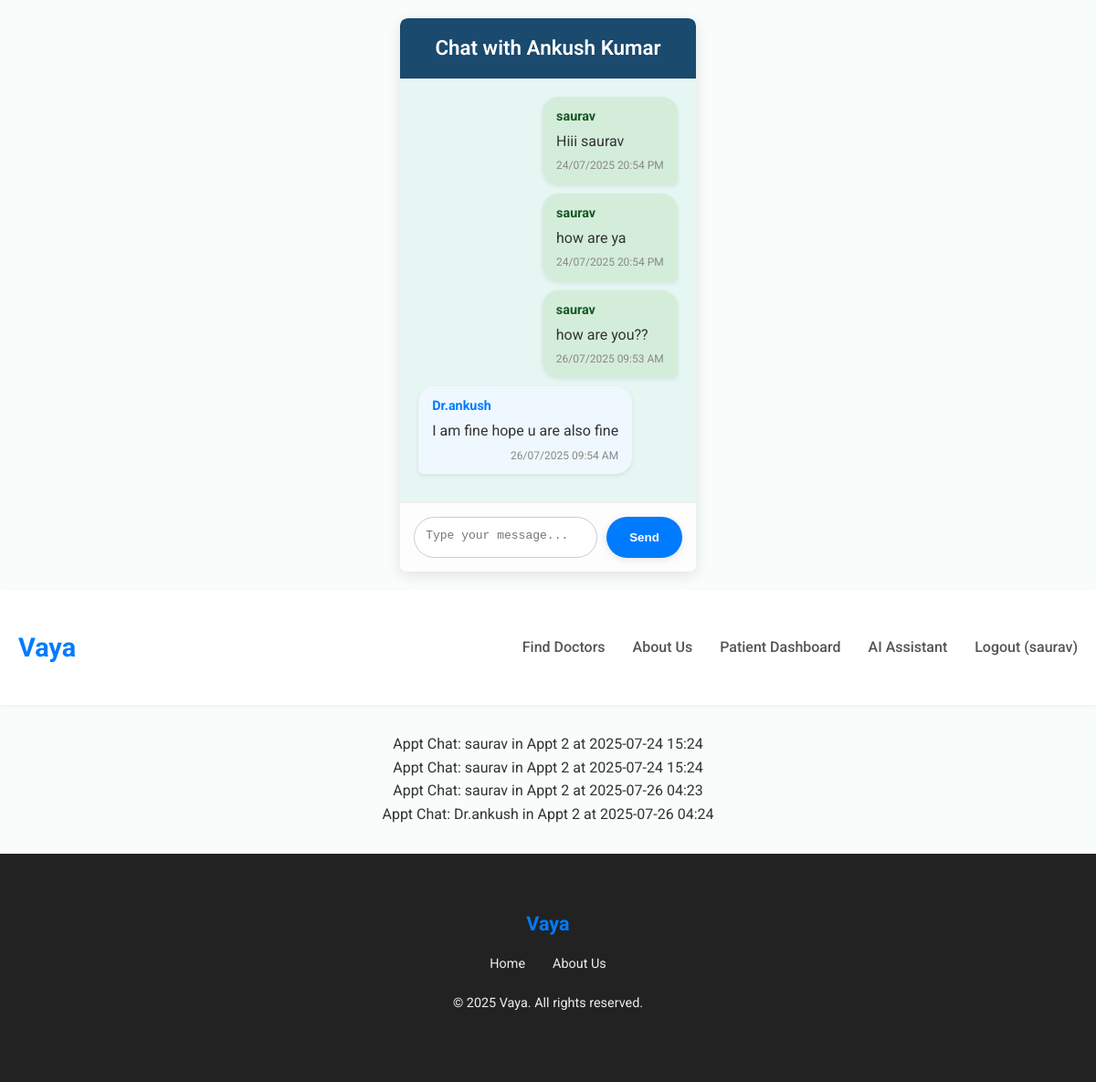
Screenshot of /chat/appointment/2/ (signed in) with the database file from the repository.
### doctors/models.py (models this page shows, shortened)
class Doctor(models.Model):
    user = models.OneToOneField(CustomUser, on_delete=models.SET_NULL, null=True, blank=True, related_name='doctor_login_profile')
    full_name = models.CharField(max_length=200)
    specialties = models.ManyToManyField(Specialty, blank=True, related_name='doctors')
    clinic_name = models.CharField(max_length=200)
    clinic_address = models.TextField()
    contact_phone = models.CharField(max_length=15, unique=True)
    contact_email = models.EmailField(unique=True, blank=True, null=True)
    qualifications = models.TextField(blank=True, null=True)
    is_approved = models.BooleanField(default=False)
    created_at = models.DateTimeField(auto_now_add=True)
    working_days = models.CharField(
        max_length=100,
        blank=True,
        null=True,
        help_text="E.g., Mon-Fri, Mon,Wed,Fri, or All Weekends"
    )
    start_time = models.TimeField(blank=True, null=True)
    end_time = models.TimeField(blank=True, null=True)
    class Meta:
        ordering = ['full_name']

class Appointment(models.Model):
    patient = models.ForeignKey(CustomUser, on_delete=models.CASCADE, related_name='patient_appointments')
    doctor = models.ForeignKey(Doctor, on_delete=models.CASCADE, related_name='doctor_appointments')
    appointment_slot = models.ForeignKey(DoctorSlot, on_delete=models.SET_NULL, null=True, blank=True, related_name='booked_appointments')
    appointment_date = models.DateField()
    appointment_time = models.TimeField()
    STATUS_CHOICES = [
        ('pending', 'Pending'),
        ('confirmed', 'Confirmed'),
        ('completed', 'Completed'),
        ('cancelled', 'Cancelled'),
    ]
    status = models.CharField(max_length=10, choices=STATUS_CHOICES, default='pending')
    APPOINTMENT_TYPE_CHOICES = [
        ('unpaid', 'Unpaid'),
        ('paid', 'Paid (Coming Soon!)'),
    ]
    appointment_type = models.CharField(max_length=10, choices=APPOINTMENT_TYPE_CHOICES, default='unpaid')
    reason = models.TextField(blank=True, null=True)
    created_at = models.DateTimeField(auto_now_add=True)
    class Meta:
        ordering = ['appointment_date', 'appointment_time']
        unique_together = ('doctor', 'appointment_date', 'appointment_time') # Keep this for now

### chat/models.py (models this page shows)
class Message(models.Model):
    sender = models.ForeignKey(settings.AUTH_USER_MODEL, on_delete=models.CASCADE, related_name='sent_messages')
    appointment = models.ForeignKey(Appointment, on_delete=models.CASCADE, related_name='messages', null=True, blank=True)
    content = models.TextField()
    timestamp = models.DateTimeField(auto_now_add=True)
    ai_chat_for_user = models.ForeignKey(settings.AUTH_USER_MODEL, on_delete=models.CASCADE, null=True, blank=True, related_name='ai_conversations')
    class Meta:
        ordering = ['timestamp']
        verbose_name = "Chat Message"
        verbose_name_plural = "Chat Messages"
    def __str__(self):
        if self.appointment:
            return f"Appt Chat: {self.sender.username} in Appt {self.appointment.id} at {self.timestamp.strftime('%Y-%m-%d %H:%M')}"
        elif self.ai_chat_for_user:
            return f"AI Chat: {self.sender.username} to {self.ai_chat_for_user.username} at {self.timestamp.strftime('%Y-%m-%d %H:%M')}"
        return f"Message from {self.sender.username} at {self.timestamp.strftime('%Y-%m-%d %H:%M')}"

### users/models.py (models this page shows, shortened)
class CustomUser(AbstractUser):
    phone_number = models.CharField(max_length=15, unique=True, blank=True, null=True)
    date_of_birth = models.DateField(blank=True, null=True)
    GENDER_CHOICES = [
        ('M', 'Male'),
        ('F', 'Female'),
        ('O', 'Other'),
        ('P', 'Prefer not to say'),
    ]
    gender = models.CharField(max_length=1, choices=GENDER_CHOICES, blank=True, null=True)
    groups = models.ManyToManyField(
        "auth.Group",
        verbose_name="groups",
        blank=True,
        help_text="The groups this user belongs to. A user will get all permissions granted to each of their groups.",
        related_name="customuser_set",
        related_query_name="customuser",
    )
    user_permissions = models.ManyToManyField(
        "auth.Permission",
        verbose_name="user permissions",
        blank=True,
        help_text="Specific permissions for this user.",
        related_name="customuser_set",
        related_query_name="customuser",
    )

### chat/views.py (the view)
# urls.py: path('appointment/<int:appointment_id>/', views.chat_room, name='chat_room'),
@login_required
def chat_room(request, appointment_id):
    appointment = get_object_or_404(Appointment, id=appointment_id) #
    if not (request.user == appointment.patient or (appointment.doctor and request.user == appointment.doctor.user)):
        return render(request, 'unauthorized.html', {'message': 'You are not authorized to view this chat.'})
    messages = Message.objects.filter(appointment=appointment).order_by('timestamp').select_related('sender')
    other_user = None
    if request.user == appointment.patient:
        other_user = appointment.doctor.full_name if appointment.doctor else "Unknown Doctor"
    elif appointment.doctor and request.user == appointment.doctor.user:
        other_user = appointment.patient.username
    context = {
        'appointment': appointment,
        'other_user': other_user,
        'messages': messages, # Pass the message history to the template
    }
    return render(request, 'chat/chat_room.html', context)

### templates/chat/chat_room.html (shortened to what this page needs)
{% extends 'base.html' %}
{% block extra_head %}
<div class="chat-container">
    <div class="chat-header">
        Chat with {% if other_user %}{{ other_user }}{% else %}Unknown User{% endif %}
    </div>
    <div class="chat-messages" id="chat-log">
        {% for message in messages %}
            <div class="message {% if message.sender == request.user %}sent{% else %}received{% endif %}">
                <div class="message-sender">{{ message.sender.username }}</div>
                <div class="message-content">{{ message.content }}</div>
                <div class="message-timestamp">
                    {{ message.timestamp|date:"d/m/Y H:i A" }}
                </div>
            </div>
        {% endfor %}
    </div>
    <div class="chat-input">
        <textarea id="chat-message-input" placeholder="Type your message..." rows="1"></textarea>
        <button id="chat-message-submit">Send</button>
    </div>
</div>
{% endblock %}

### templates/base.html (shortened to what this page needs)
<!DOCTYPE html>
<html lang="en">
<head>
    {% block extra_head %}{% endblock %}
</head>
<body>
    <header>
        <div class="container navbar">
            <a href="{% url 'landing_page' %}" class="logo">Vaya</a>
            <nav>
                <ul class="nav-links">
                    {% if not user.is_authenticated or not user.doctor_login_profile.is_approved %}
                        <li><a href="{% url 'doctor_list' %}">Find Doctors</a></li>
                    {% endif %}
                    <li><a href="{% url 'about_us' %}">About Us</a></li>
                    {% if user.is_authenticated %}
                        {% if user.doctor_login_profile and user.doctor_login_profile.is_approved %}
                            <li><a href="{% url 'doctor_dashboard' %}">Doctor Dashboard</a></li>
                        {% elif user.doctor_login_profile and not user.doctor_login_profile.is_approved %}
                            <li><a href="{% url 'landing_page' %}">Profile Pending</a></li>
                        {% else %}
                            <li><a href="{% url 'patient_dashboard' %}">Patient Dashboard</a></li>
                            <li><a href="{% url 'symptom_checker' %}">AI Assistant</a></li>
                        {% endif %}
                        <li><a href="{% url 'logout' %}">Logout ({{ user.username }})</a></li>
                    {% else %}
                        <li><a href="{% url 'register_clinic' %}">For Doctors</a></li>
                        <li><a href="{% url 'login' %}">Login</a></li>
                    {% endif %}
                </ul>
            </nav>
        </div>
    </header>
    {% if messages %}
        <ul class="messages">
            {% for message in messages %}
                <li{% if message.tags %} class="{{ message.tags }}"{% endif %}>{{ message }}</li>
            {% endfor %}
        </ul>
    {% endif %}
    <footer>
        <div class="container">
            <a href="{% url 'landing_page' %}" class="logo">Vaya</a>
            <ul class="footer-links">
                <li><a href="{% url 'landing_page' %}">Home</a></li>
                <li><a href="{% url 'about_us' %}">About Us</a></li>
            </ul>
            <p>&copy; 2025 Vaya. All rights reserved.</p>
        </div>
    </footer>
</body>
</html>

### templates/base.html (style rules this page uses)
body { margin: 0; font-family: 'Roboto', sans-serif; line-height: 1.6; color: #333; background-color: #f8fcfb; display: flex; flex-direction: column; min-height: 100vh; }
.container { max-width: 1200px; margin: 0 auto; padding: 20px; }
header { background-color: #fff; padding: 20px 0; box-shadow: 0 2px 4px rgba(0,0,0,0.05); }
.navbar { display: flex; justify-content: space-between; align-items: center; }
.logo { font-size: 1.8em; font-weight: 700; color: #007bff; text-decoration: none; }
.nav-links { list-style: none; margin: 0; padding: 0; display: flex; }
.nav-links li { margin-left: 30px; }
.nav-links a { text-decoration: none; color: #555; font-weight: 500; transition: color 0.3s ease; }
.messages { list-style: none; padding: 10px 20px; margin: 20px auto; max-width: 600px; border-radius: 5px; text-align: center; }
footer { background-color: #222; color: #eee; padding: 40px 0; text-align: center; font-size: 0.9em; margin-top: auto; }
footer .logo { color: #007bff; font-size: 1.5em; margin-bottom: 15px; display: inline-block; }
.footer-links { list-style: none; padding: 0; margin: 0 0 20px 0; display: flex; justify-content: center; flex-wrap: wrap; gap: 15px 30px; }
.footer-links a { color: #eee; text-decoration: none; transition: color 0.3s ease; }

### templates/chat/chat_room.html (style rules this page uses)
.chat-container { max-width: 800px; margin: 20px auto; background-color: #fff; border-radius: 8px; box-shadow: 0 4px 15px rgba(0,0,0,0.1); display: flex; flex-direction: column; min-height: 70vh; max-height: 85vh; overflow: hidden; }
.chat-header { background-color: #1a4a6e; color: white; padding: 15px; border-top-left-radius: 8px; border-top-right-radius: 8px; font-size: 1.4em; font-weight: 600; text-align: center; }
.chat-messages { flex-grow: 1; padding: 20px; overflow-y: auto; border-bottom: 1px solid #eee; background-color: #e6f6f2; display: flex; flex-direction: column; }
.message { margin-bottom: 10px; padding: 10px 15px; border-radius: 18px; max-width: 75%; word-wrap: break-word; box-shadow: 0 2px 5px rgba(0,0,0,0.08); }
.message.sent { background-color: #d4edda; align-self: flex-end; margin-left: auto; border-bottom-right-radius: 5px; }
.message.received { background-color: #f0f8ff; align-self: flex-start; margin-right: auto; border-bottom-left-radius: 5px; }
.message-sender { font-weight: bold; font-size: 0.9em; margin-bottom: 3px; color: #007bff; }
.message.sent .message-sender { color: #155724; }
.message-content { font-size: 1em; color: #333; }
.message-timestamp { font-size: 0.75em; color: #888; text-align: right; margin-top: 5px; }
.chat-input { padding: 15px; border-top: 1px solid #eee; display: flex; gap: 10px; background-color: #fdfdfd; }
.chat-input textarea { flex-grow: 1; padding: 12px; border: 1px solid #ccc; border-radius: 25px; resize: none; min-height: 45px; font-size: 1em; box-sizing: border-box; transition: border-color 0.3s ease; }
.chat-input button { padding: 12px 25px; background-color: #007bff; color: white; border: none; border-radius: 25px; cursor: pointer; font-weight: 600; transition: background-color 0.3s ease, transform 0.2s ease; box-shadow: 0 2px 8px rgba(0,0,0,0.1); }

### rows the page displays
Doctor: full_name "Ankush Kumar"
Message: sender.username "saurav", content "Hiii saurav", timestamp "24/07/2025 20:54 PM", appointment+sender+timestamp "Appt Chat: saurav in Appt 2 at 2025-07-24 15:24"
Message: sender.username "saurav", content "how are ya", timestamp "24/07/2025 20:54 PM", appointment+sender+timestamp "Appt Chat: saurav in Appt 2 at 2025-07-24 15:24"
Message: sender.username "saurav", content "how are you??", timestamp "26/07/2025 09:53 AM", appointment+sender+timestamp "Appt Chat: saurav in Appt 2 at 2025-07-26 04:23"
Message: sender.username "Dr.ankush", content "I am fine hope u are also fine", timestamp "26/07/2025 09:54 AM", appointment+sender+timestamp "Appt Chat: Dr.ankush in Appt 2 at 2025-07-26 04:24"
CustomUser: username "saurav"
